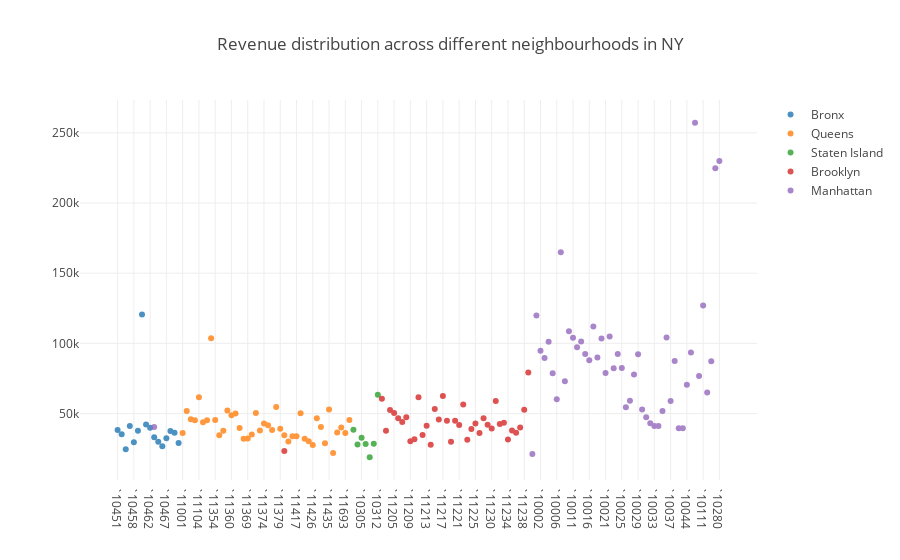

The cell this chart's notebook holds for it:
### Code cell
a =list(Required_Data_2bed['neighbourhood_group_cleansed'].unique())
data=[]

for i in range(len(a)):
    data.append(go.Scatter(
    x=['`'+str(j) for j in list(Revenue_Data.loc[Revenue_Data['neighbourhood_group_cleansed']==a[i],'zipcode'])],
    y=list(Revenue_Data.loc[Revenue_Data['neighbourhood_group_cleansed']==a[i],'Revenue_total']),
    opacity=0.8,
    mode='markers',
    name=a[i]
))
layout = go.Layout(
    autosize=True,
    title='Revenue distribution across different neighbourhoods in NY ',
)
fig = go.Figure(data=list(data), layout=layout)
iplot(fig)
